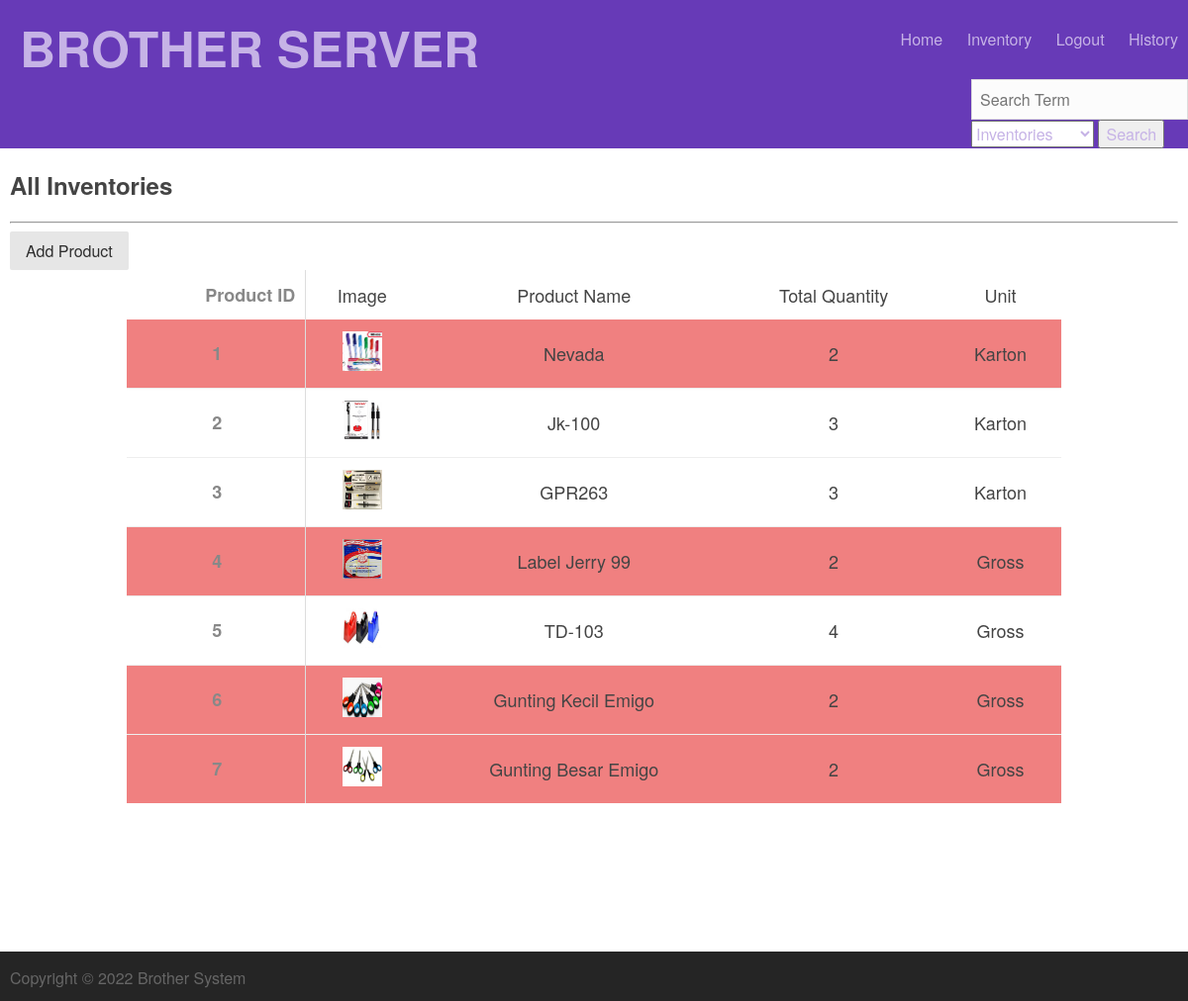
The app's page /inventories (signed in) with its own data.
### tables this page shows
CREATE TABLE Images(
            image_id INTEGER PRIMARY KEY AUTOINCREMENT,
            inventory_id INTEGER REFERENCES Inventory(inventory_id) NOT NULL,
            filename TEXT);

CREATE TABLE Inventory(
            inventory_id INTEGER PRIMARY KEY AUTOINCREMENT,
            inventoryname TEXT,
            quantity INT,
            description TEXT);

### run.py (the view)
@app.route('/inventories')
def list_inventories():
    if ('logged_in' not in session or not session['logged_in']):
        return redirect(url_for('login'))
    page['title'] = 'List Inventories'
    allinventories = None
    allinventories = myDatabase.select_all_inventories()
    if allinventories == None:
        allinventories = []
    return render_template("listitems/listinventories.html",
                            session=session,
                            page=page,
                            user=user_details,
                            allinventories=allinventories)

### database.py (called while the page is built)
    def execute(self, sql_string):
        out = None
        for string in sql_string.split(";"):
            try:
                out = self.cur.execute(string)
            except sqlite3.DatabaseError as e:
                print("database error:{}".format(e))
                pass
        return out

    def select_all_inventories(self):
        sql_query = """
                SELECT inv.inventory_id, inv.inventoryname, inv.quantity, inv.description, im.filename
                FROM Inventory inv INNER JOIN Images im
                ON inv.inventory_id = im.inventory_id
                ORDER BY inv.inventory_id
            """
        result = []
        self.execute(sql_query)
        cols = [a[0] for a in self.cur.description]
        returning = self.cur.fetchall()
        for row in returning:
            result.append({a:b for a,b in zip(cols, row)})
        return result

### templates/listitems/listinventories.html
{% include 'top.html' %}
<div class="content">
  <div class="container details">
    <h2 class="title">All Inventories</h2>
    <hr />
    {% if session.logged_in %}
    <a class="pure-button" href="{{ url_for('add_inventory')}}">Add Product</a>
    {% endif %}
    <div>
      <table class="styled">
        <thead>
          <tr>
            <td>Product ID</td>
            <td>Image</td>
            <td>Product Name</td>
            <td>Total Quantity</td>
            <td>Unit</td>
          </tr>
        </thead>
        <tbody>
          {% for instance in allinventories %}
          {% if instance.quantity <= 2 %}
          <tr bgcolor="lightcoral" class="clickable-tr" data-href="{{ url_for('single_inventory', inventory_id=instance.inventory_id)}}" >
          {% else %}
          <tr class="clickable-tr" data-href="{{ url_for('single_inventory', inventory_id=instance.inventory_id)}}" >
          {% endif %}
            <td style="text-align: center">{{ instance.inventory_id }}</td>
            <td> <img src="{{ url_for('display_image', filename=instance.filename) }}" width=40, height=40>
            </td>
            <td>{{ instance.inventoryname }}</td>
            <td>{{ instance.quantity }} </td>
            <td>{{ instance.description }}</td>
          </tr>
          {% endfor %}
        </tbody>
      </table>
    </div>
  </div>
</div>
{% include 'bottom.html'%}

### static/css/pure.css (style rules this page uses)
html { font-family: sans-serif; -ms-text-size-adjust: 100%; -webkit-text-size-adjust: 100%; }
body { margin: 0; }
a { background-color: transparent; }
img { border: 0; }
hr { box-sizing: content-box; height: 0; }
table { border-collapse: collapse; border-spacing: 0; }
td, th { padding: 0; }
.pure-button { display: inline-block; zoom: 1; line-height: normal; white-space: nowrap; vertical-align: middle; text-align: center; cursor: pointer; -webkit-user-drag: none; -webkit-user-select: none; -moz-user-select: none; -ms-user-select: none; user-select: none; -webkit-box-sizing: border-box; -moz-box-sizing: border-box; box-sizing: border-box; }
.pure-button { font-family: inherit; font-size: 100%; padding: 0.5em 1em; color: #444; color: rgba(0, 0, 0, 0.80); border: 1px solid #999; border: none rgba(0, 0, 0, 0); background-color: #E6E6E6; text-decoration: none; border-radius: 2px; }

### static/css/main.css (style rules this page uses)
html, button, input, select, textarea, .pure-g [class *= "pure-u"] { font-family: 'Helvetica Neue', 'Arial', serif; }
* { outline: none; }
html { height: 100%; }
body { height: 100%; min-height: 100%; color: #444; }
a { color: #0069D0; text-decoration: none; }
.container { max-width: 1280px; padding: 0 10px; margin: 0 auto; }
table.styled { width: 80%; margin: auto; text-align: center; }
table.styled td, table.styled th { padding: 12px; }
table.styled tbody tr + tr td { border-top: 1px solid #eee; }
.details td { padding: 6px 0; font-size: 18px; }
.details td:first-child { text-align: right; font-weight: bold; padding-right: 10px; color: #888; }
.details td:nth-child(2) { padding-left: 10px; border-left: 1px solid #ddd; }

### records on screen
Images: inventory_id "1", filename (picture), inventoryname "Nevada", quantity "2", description "Karton"
Images: inventory_id "2", filename (picture), inventoryname "Jk-100", quantity "3", description "Karton"
Images: inventory_id "3", filename (picture), inventoryname "GPR263", quantity "3", description "Karton"
Images: inventory_id "4", filename (picture), inventoryname "Label Jerry 99", quantity "2", description "Gross"
Images: inventory_id "5", filename (picture), inventoryname "TD-103", quantity "4", description "Gross"
Images: inventory_id "6", filename (picture), inventoryname "Gunting Kecil Emigo", quantity "2", description "Gross"
Images: inventory_id "7", filename (picture), inventoryname "Gunting Besar Emigo", quantity "2", description "Gross"
